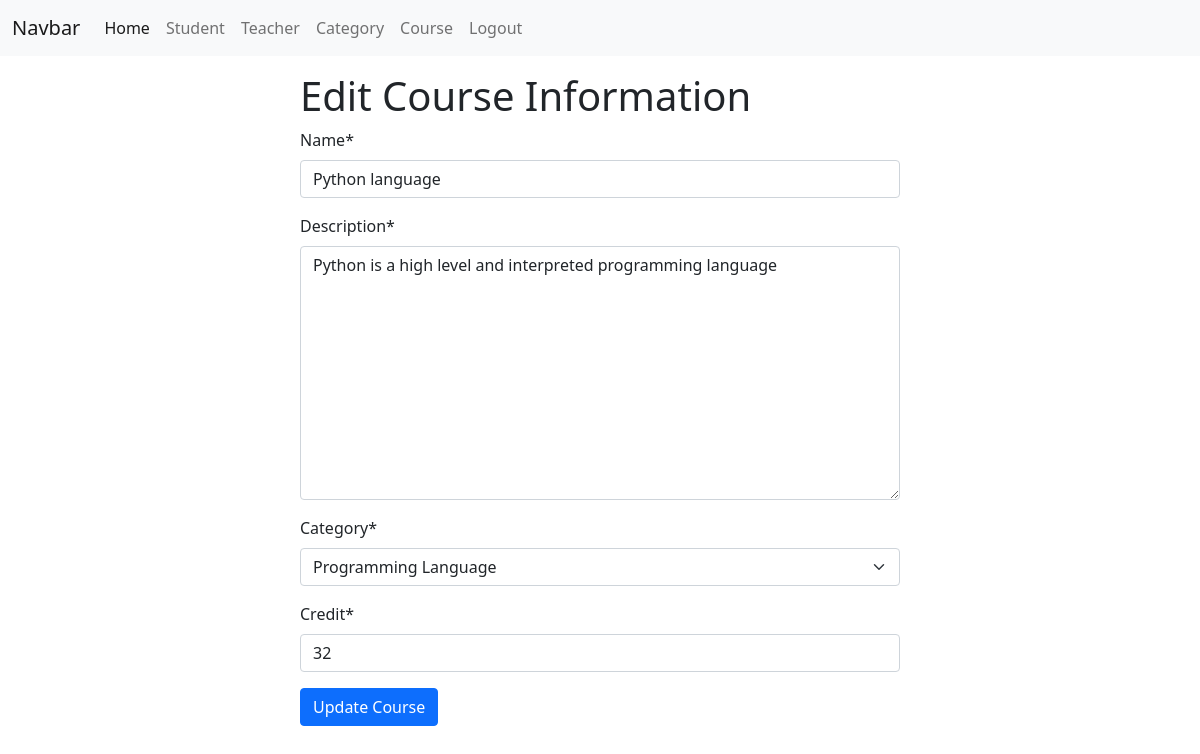
The page /course-edit/1/ (signed in) on the database its author committed.
### course_app/models.py (models this page shows, shortened)
class CourseModel(models.Model):
    name = models.CharField(max_length=100, null=True)
    description = models.TextField(null=True)
    category = models.ForeignKey(CategoryModel, on_delete=models.CASCADE, null=True)
    credit = models.IntegerField(null=True)
    created_by = models.ForeignKey(CustomUser, on_delete=models.CASCADE, null=True)
    created_at = models.DateField(auto_now_add=True, null=True)
    updated_at = models.DateField(auto_now=True, null=True)

class CategoryModel(models.Model):
    name = models.CharField(max_length=100, null=True)
    description = models.TextField(null=True)
    created_at = models.DateField(auto_now_add=True, null=True)
    updated_at = models.DateField(auto_now=True, null=True)
    def __str__(self):
        return f"{self.name}"

### course_app/views.py (the view)
# urls.py: path('course-edit/<int:course_id>/', course_edit_view, name='course_edit_view'),
def course_edit_view(request, course_id):
    each_course = CourseModel.objects.get(id=course_id)
    form = CourseForm(instance=each_course)
    if request.method == 'POST':
        form = CourseForm(request.POST, instance=each_course)
        if form.is_valid():
            form.save()
            messages.success(request, 'Course updated successfully.')
            return redirect('course_list_view')
    context = {
        'form': form,
        'form_title': 'Edit Course Information',
        'form_btn': 'Update Course',
        'page_title': 'Edit Course'
    }
    return render(request, 'master/base_form.html', context)

### course_app/forms.py
class CourseForm(forms.ModelForm):
    class Meta:
        model = CourseModel
        fields = ['name', 'description', 'category', 'credit']

### authApp/templates/master/base_form.html (shortened to what this page needs)
{% extends "master/base.html" %}
{% load crispy_forms_tags %}
{% block content %}
  <div class="w-50 mx-auto mt-3">
    <h1>{{form_title}}</h1>
    <form method="POST" enctype="multipart/form-data">
      {{ form | crispy }}
      <button type="submit" class="btn btn-primary">{{form_btn}}</button>
    </form>
  </div>
{% endblock content %}

### rows shown on the page
CourseModel: name "Python language", description "Python is a high level and interpreted programming language", category "Programming Language", credit "32"
